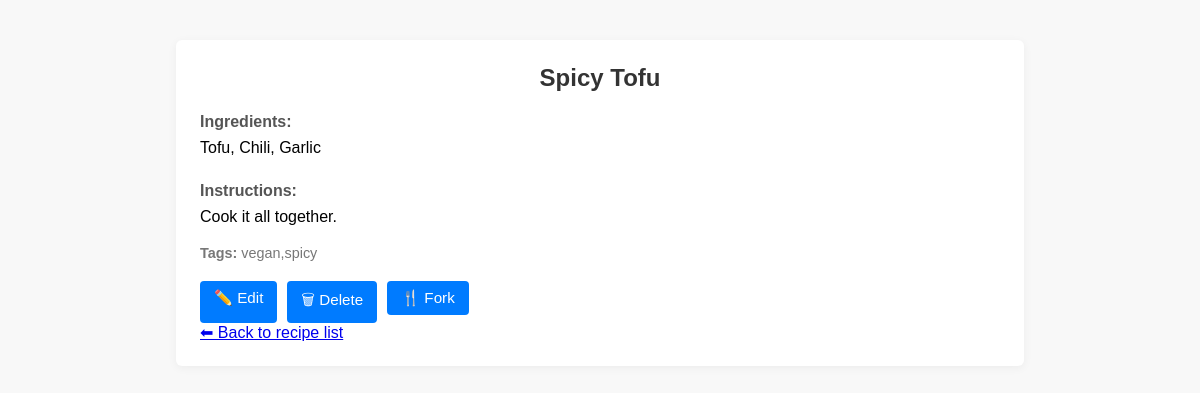
Screenshot of /recipes/6 (signed in) with the database file from the repository.
### tables this page shows
CREATE TABLE recipes (
                id INTEGER PRIMARY KEY AUTOINCREMENT,
                title TEXT NOT NULL,
                ingredients TEXT,
                steps TEXT,
                notes TEXT,
                tags TEXT,
                user_id INTEGER,
                forked_from INTEGER,
                FOREIGN KEY(user_id) REFERENCES users(id),
                FOREIGN KEY(forked_from) REFERENCES recipes(id)
            );

### app/routes/recipe_routes.py (the view)
@recipe_bp.route('/recipes/<int:recipe_id>')
def view_recipe(recipe_id):
    user_id = request.cookies.get("YourSessionCookie")
    user = get_user(user_id)
    recipe = get_recipe(recipe_id)
    if not recipe:
        return "Recipe not found", 404
    forks = get_forks(recipe_id)
    return render_template('recipe_detail.html', recipe=recipe, user=user, forks=forks)

### app/services/recipe_service.py (called while the page is built)
def get_recipe(id):
    conn = sqlite3.connect(DB_PATH)
    conn.row_factory = sqlite3.Row
    cursor = conn.cursor()
    cursor.execute("SELECT * FROM recipes WHERE id = ?", (id,))
    recipe = cursor.fetchone()
    conn.close()
    return recipe

def get_forks(id):
    conn = sqlite3.connect(DB_PATH)
    conn.row_factory = sqlite3.Row
    cursor = conn.cursor()
    cursor.execute("SELECT * FROM recipes WHERE forked_from = ?", (id,))
    forks = cursor.fetchall()
    conn.close()
    return forks

### app/services/user_service.py (called while the page is built)
def get_user(id):
    conn = sqlite3.connect(DB_PATH)
    cursor = conn.cursor()
    cursor.execute("SELECT id FROM users WHERE id = ?", (id))
    user = cursor.fetchone()
    conn.close()
    if user:
        return {
            "id": user[0]
        }
    else:
        return None

### app/templates/recipe_detail.html (shortened to what this page needs)
<!DOCTYPE html>
<html lang="en">
<head>
    <link rel="stylesheet" href="{{ url_for('static', filename='style.css') }}">
</head>
<body>
    <div class="container recipe-detail">
        <h2>{{ recipe['title'] }}</h2>
        <div class="recipe-section">
            <h4>Ingredients:</h4>
            <p>{{ recipe['ingredients'] }}</p>
        </div>
        <div class="recipe-section">
            <h4>Instructions:</h4>
            <p>{{ recipe['steps'] }}</p>
        </div>
        {% if recipe['tags'] %}
        <div class="tags">
            <strong>Tags:</strong> {{ recipe['tags'] }}
        </div>
        {% endif %}
        <div class="actions">
            {% if user and user['id'] == recipe['user_id'] %}
                <a class="button" href="{{ url_for('recipe.edit_recipe', recipe_id=recipe['id']) }}">✏️ Edit</a>
                <form method="post" action="{{ url_for('recipe.delete_recipe', recipe_id=recipe['id']) }}" style="display:inline;">
                    <button type="submit" class="button delete">🗑 Delete</button>
                </form>
            {% endif %}
            <form method="post" action="{{ url_for('recipe.fork_recipe', recipe_id=recipe['id']) }}" style="display:inline;">
                <button type="submit" class="button fork">🍴 Fork</button>
            </form>
        </div>
        <a href="{{ url_for('recipe.home') }}" class="back-link">⬅ Back to recipe list</a>
    </div>
</body>
</html>

### app/static/style.css (style rules this page uses)
body { font-family: Arial, sans-serif; background: #f8f8f8; margin: 0; padding: 0; }
.container { width: 400px; margin: 50px auto; padding: 20px; background: white; box-shadow: 0 0 10px rgba(0,0,0,0.1); border-radius: 8px; }
h2 { text-align: center; color: #444; }
form { display: flex; flex-direction: column; }
.recipe-detail { width: 80%; max-width: 800px; margin: 40px auto; background: white; padding: 24px; border-radius: 6px; box-shadow: 0 2px 10px rgba(0,0,0,0.05); }
.recipe-detail h2 { margin-top: 0; color: #333; }
.recipe-section { margin-top: 20px; }
.recipe-section h4 { margin-bottom: 5px; color: #555; }
.recipe-section p, .recipe-section ul { margin-top: 0; line-height: 1.5; }
.tags { margin-top: 10px; font-size: 0.9em; color: #777; }
.actions { margin-top: 20px; display: flex; gap: 10px; }
.actions a, .actions form button { background: #007bff; color: white; border: none; padding: 8px 14px; border-radius: 4px; text-decoration: none; cursor: pointer; font-size: 0.95em; }
.actions form { display: inline; }

### rows the page displays
recipes: title "Spicy Tofu", ingredients "Tofu, Chili, Garlic", steps "Cook it all together.", tags "vegan,spicy"
